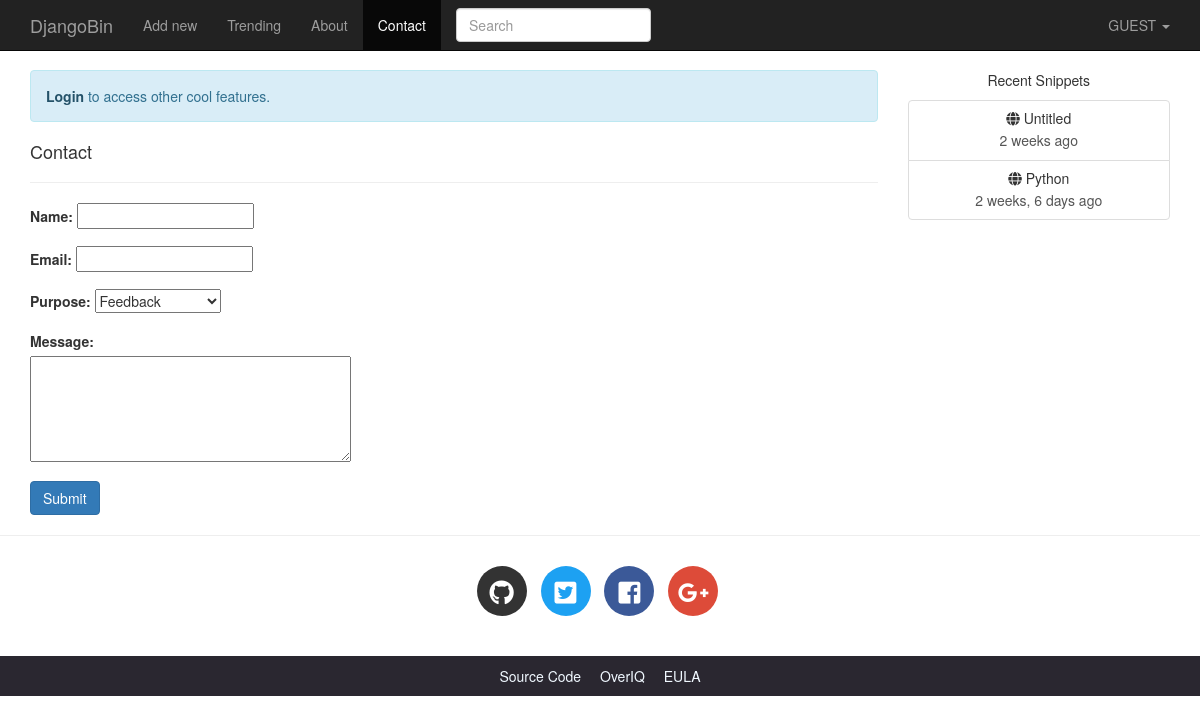
Page /contact/ on the committed database.
### djangobin/models.py (models this page shows, shortened)
class Snippet(models.Model):
    title = models.CharField(max_length=200, blank=True)
    original_code = models.TextField()
    highlighted_code = models.TextField(blank=True, help_text="Read only field. Will contain the"
                                    " syntax-highlited version of the original code.")
    expiration = models.CharField(max_length=10, choices=Pref.expiration_choices)
    exposure = models.CharField(max_length=10, choices=Pref.exposure_choices)
    hits = models.IntegerField(default=0, help_text='Read only field. '
                                                    'Will be updated after every visit to snippet.')
    slug = models.SlugField(help_text='Read only field. Will be filled automatically.')
    created_on = models.DateTimeField(auto_now_add=True)
    language = models.ForeignKey(Language, on_delete=models.CASCADE)
    user = models.ForeignKey(User, on_delete=models.CASCADE)
    tags = models.ManyToManyField('Tag', blank=True)
    class Meta:
        ordering = ['-created_on']
    def get_absolute_url(self):
        return reverse('djangobin:snippet_detail', args=[self.slug])

### djangobin/views.py (the view)
# urls.py: url('^contact/$', views.contact, name='contact'),
def contact(request):
    if request.method == 'POST':
        f = ContactForm(request, request.POST)
        if f.is_valid():
            if request.user.is_authenticated:
                name = request.user.username
                email = request.user.email
            else:
                name = f.cleaned_data['name']
                email = f.cleaned_data['email']
            subject = "You have a new Feedback from {}:<{}>".format(name, email)
            message = "Purpose: {}\n\nDate: {}\n\nMessage:\n\n {}".format(
                dict(f.purpose_choices).get(f.cleaned_data['purpose']),
                datetime.datetime.now(),
                f.cleaned_data['message']
            )
            mail_admins(subject, message)
            messages.add_message(request, messages.INFO, 'Thanks for submitting your feedback.')
            return redirect('djangobin:contact')
    else:
        f = ContactForm(request)
    return render(request, 'djangobin/contact.html', {'form': f})

### djangobin/forms.py
class ContactForm(forms.Form):
    BUG = 'b'
    FEEDBACK = 'fb'
    NEW_FEATURE = 'nf'
    OTHER = 'o'
    purpose_choices = (
        (FEEDBACK, 'Feedback'),
        (NEW_FEATURE, 'Feature Request'),
        (BUG, 'Bug'),
        (OTHER, 'Other'),
    )
    name = forms.CharField()
    email = forms.EmailField()
    purpose = forms.ChoiceField(choices=purpose_choices)
    message = forms.CharField(widget=forms.Textarea(attrs={'cols': 40, 'rows': 5}))
    def __init__(self, request, *args, **kwargs):
        super(ContactForm, self).__init__(*args, **kwargs)
        if request.user.is_authenticated:
            self.fields['name'].required = False
            self.fields['email'].required = False

### djangobin/context_processors.py (called while the page is built)
def recent_snippets(request):
    return dict(recent_snippets=Snippet.objects.filter(exposure='public').order_by("-id")[:8])

### djangobin/templates/djangobin/contact.html (shortened to what this page needs)
{% extends 'djangobin/base.html' %}
{% block main %}
    <h4>Contact </h4>
    <hr>
    <form method="post">
        {% if not request.user.is_authenticated %}
            <div class="form-group row">
                <div class="col-lg-5">
                    {{ form.name.label_tag }}
                    {{ form.name }}
                </div>
            </div>
            <div class="form-group row">
                <div class="col-lg-5">
                    {{ form.email.label_tag }}
                    {{ form.email }}
                </div>
            </div>
        {% endif %}
        <div class="form-group row">
            <div class="col-lg-5">
                {{ form.purpose.label_tag }}
                {{ form.purpose }}
            </div>
        </div>
        <div class="form-group row">
            <div class="col-lg-5">
                {{ form.message.label_tag }}
                {{ form.message }}
            </div>
        </div>
        <button type="submit" class="btn btn-primary">Submit</button>
    </form>
{% endblock %}

### djangobin/templates/djangobin/base.html (shortened to what this page needs)
<!DOCTYPE html>
<html lang="en">
<head>
    {% load static %}
    {% load humanize %}
    <link rel="stylesheet" href="{% static 'djangobin/css/bootstrap.min.css' %}" >
    <link rel="stylesheet" href="{% static 'djangobin/css/bootstrap-select.min.css' %}" >
    <link href="https://use.fontawesome.com/releases/v5.0.7/css/all.css" rel="stylesheet">
    <link rel="stylesheet" href="{% static 'djangobin/css/main.css' %}">
    <link rel="stylesheet" href="{% static 'djangobin/css/default.css' %}">
</head>
<body>
<nav class="navbar navbar-default navbar-inverse navbar-fixed-top">
    <div class="container">
        <div class="navbar-header">
            <a class="navbar-brand" href="{% url 'djangobin:index' %}">DjangoBin</a>
        </div>
        <div class="collapse navbar-collapse" id="bs-example-navbar-collapse-1">
            <ul class="nav navbar-nav">
                <li {% if request.path == '/' %}class='active'{% endif %} >
                    <a href="{% url 'djangobin:index' %}">Add new</a>
                </li>
                <li {% if request.path == '/trending/' %}class='active'{% endif %}>
                    <a href="{% url 'djangobin:trending_snippets' %}">Trending<span class="sr-only">(current)</span></a>
                </li>
                <li {% if request.path == '/about/' %}class='active'{% endif %}>
                    <a href="{% url 'djangobin:about' %}">About</a>
                </li>
                <li {% if request.path == '/contact/' %}class='active'{% endif %}>
                    <a href="{% url 'djangobin:contact' %}">Contact</a>
                </li>
            </ul>
            <form action="{% url 'djangobin:search' %}" class="navbar-form navbar-left" method="get">
                <div class="form-group">
                    <input type="text" name="query" class="form-control"
                           placeholder="Search" value="{{ request.GET.query }}">
                </div>
            </form>
            <ul class="nav navbar-nav navbar-right">
                <li class="dropdown">
                    <a href="#" class="dropdown-toggle" data-toggle="dropdown" role="button"
                       aria-haspopup="true" aria-expanded="false">
                        {% if request.user.is_authenticated %}
                            {{ request.user.username|upper }}
                        {% else %}
                            GUEST
                        {% endif %}
                        <span class="caret"></span>
                    </a>
                </li>
            </ul>
        </div>
    </div>
</nav>
<div class="container">
    <div class="row">
        <div class="col-lg-9 col-md-9">
            {% if not request.user.is_authenticated and not request.path == '/login/'  %}
                <p class="alert alert-info">
                    <a href="{% url 'djangobin:login' %}?next={{ request.path }}" class="alert-link">Login</a> to access other cool features.
                </p>
            {% endif %}
            {% block main %}{% endblock %}
        </div>
        <div class="col-lg-3 col-md-3 text-center hidden-sm hidden-xs">
            <p>Recent Snippets</p>
            <div class="list-group">
                {% for recent_snippet in recent_snippets %}
                    <a href="{{ recent_snippet.get_absolute_url }}" class="list-group-item">
                        <h5 class="list-group-item-heading"><span class="fa fa-globe
"></span> {{ recent_snippet.title }}</h5>
                        <p class="list-group-item-text">{{ recent_snippet.created_on|naturaltime }}</p>
                    </a>
                {% endfor %}
            </div>
        </div>
    </div>
</div>
<hr>
<footer>
    <div class="social-icons">
        <div class="container text-center">
            <ul class="list-inline">
                <li class="list-inline-item social-github">
                    <a href="https://github.com/">
                        <i class="fab fa-github"></i>
                    </a>
                </li>
                <li class="list-inline-item social-twitter">
                    <a href="https://twitter.com/">
                        <i class="fab fa-twitter-square"></i>
                    </a>
                </li>
                <li class="list-inline-item social-facebook">
                    <a href="https://www.facebook.com/">
                        <i class="fab fa-facebook-square"></i>
                    </a>
                </li>
                <li class="list-inline-item social-google-plus">
                    <a href="https://plus.google.com/">
                        <i class="fab fa-google-plus-g"></i>
                    </a>
                </li>
            </ul>
        </div>
    </div>
    <div class="main-footer">
        <div class="container text-center">
            <ul>
                <li><a href="https://github.com/overiq/djangobin">Source Code</a></li>
                <li><a href="https://overiq.com/">OverIQ</a></li>
                <li><a href="{% url 'djangobin:eula' %}">EULA</a></li>
            </ul>
        </div>
    </div>
</footer>
</body>
</html>

### djangobin/static/djangobin/css/main.css (style rules this page uses)
body { padding-top: 70px; }
.social-icons { margin: 30px 0; }
footer .social-icons ul.list-inline li a { display: block; width: 50px; height: 50px; color: #fff; border-radius: 100%; font-size: 25px; line-height: 50px; }
footer .social-icons ul.list-inline li.social-github a { background-color: #333; transition: all .2s ease-in-out; }
footer .social-icons ul.list-inline li.social-twitter a { background-color: #1da1f2; transition: all .2s ease-in-out; }
footer .social-icons ul.list-inline li.social-facebook a { background-color: #3b5998; transition: all .2s ease-in-out; }
footer .social-icons ul.list-inline li.social-google-plus a { background-color: #dd4b39; transition: all .2s ease-in-out; }
.main-footer { background-color: #2a2730; }
.main-footer ul { margin-top: 10px; padding-left: 0; }
.main-footer li { display: inline; }
.main-footer li a { color: aliceblue; }
.main-footer li+ li { margin-left: 15px; }

### rows in the picture
Snippet: title "Untitled", created_on "2 weeks ago"
Snippet: title "Python", created_on "2 weeks, 6 days ago"
